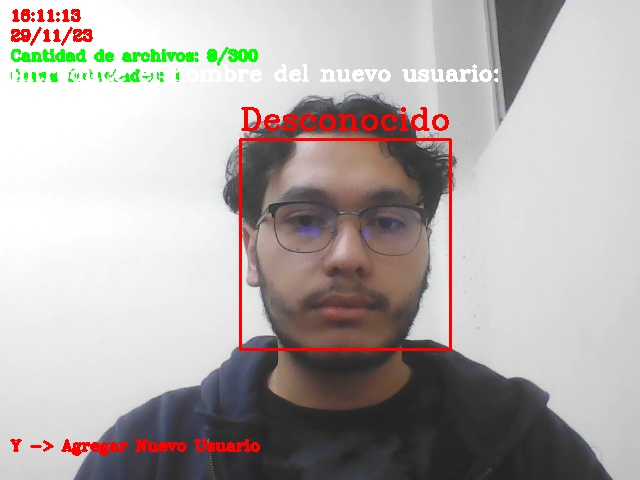
#> input picture Actividades/Caras/train/Eliel/rostro_10.jpg, 640 x 480 px, found by its file name; its folder holds only this picture in this run
$ python face_trained.py
#> lines starting #> are read from the running program, lines starting #| are printed output that depends on the picture
import os
import cv2 as cv
import numpy as np

print("cargando....")
DIR = r'C:/Users/Eliel/OneDrive/Documentos/Universidad/Lenguaje_C/Lenguaje_C/Actividades/Caras/train'
people = [person for person in os.listdir(DIR) if os.path.isdir(os.path.join(DIR, person))]

haar_cascade = cv.CascadeClassifier('haar_face.xml')

features = []
labels = []

def create_train():
    global people

    for person in os.listdir(DIR):
        print(f'Entrenando para: {person}')
        if os.path.isdir(os.path.join(DIR, person)) and person not in people:
            people.append(person)

        path = os.path.join(DIR, person)
        label = people.index(person)

        for img in os.listdir(path):
            img_path = os.path.join(path, img)

            img_array = cv.imread(img_path)
#> img_array is the input picture: shape (480, 640, 3); mean B, G, R 171.7, 173.7, 180.1
            if img_array is None:
                continue

            gray = cv.cvtColor(img_array, cv.COLOR_BGR2GRAY)
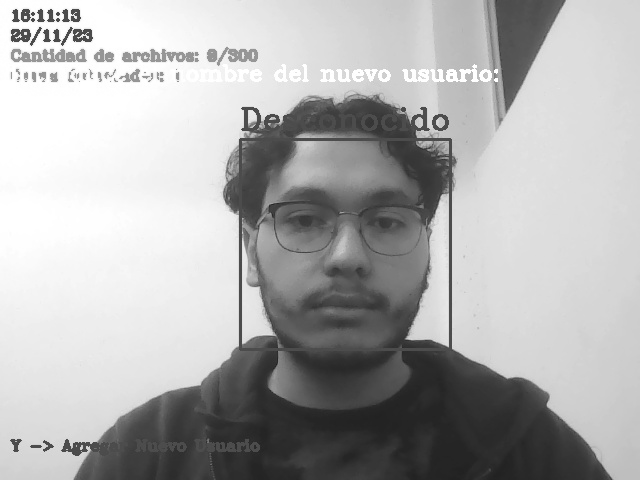
#> gray: shape (480, 640); min 30, max 255, mean 175.4

            faces_rect = haar_cascade.detectMultiScale(gray, scaleFactor=1.1, minNeighbors=4)
#> faces_rect = [[234, 134, 223, 223]]

            for (x, y, w, h) in faces_rect:
                faces_roi = gray[y:y+h, x:x+w]
                features.append(faces_roi)
                labels.append(label)
#> this loop made 1 pass
#> pass 1, in create_train, `faces_roi = gray[y:y+h, x:x+w]`:
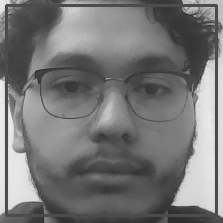
#> faces_roi: shape (223, 223); min 37, max 239, mean 119.1
#> after the loop, features = 1 item; labels = [0]
#> pass 2 of the loop in create_train, `for person in os.listdir(DIR):`:
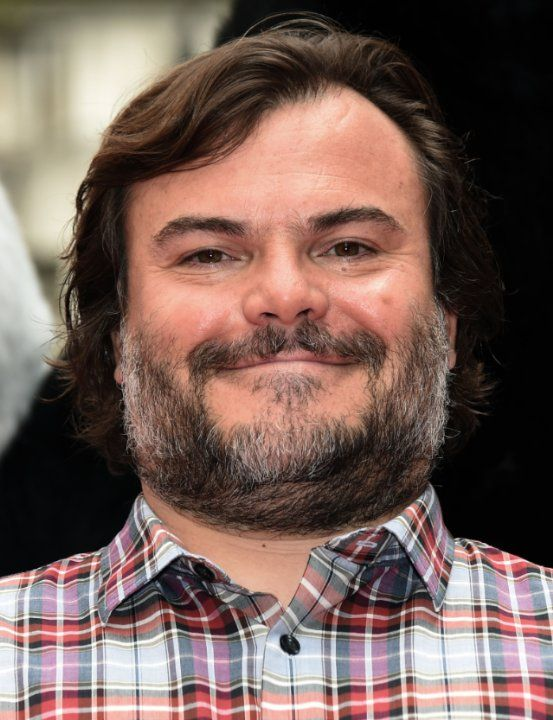
#> input picture Actividades/Caras/train/Jack Black/1.jpg, 553 x 720 px, found by its file name
#> in create_train, img_array is the input picture: shape (720, 553, 3); mean B, G, R 87.7, 95, 117.8
#> in create_train, `gray = cv.cvtColor(img_array, cv.COLOR_BGR2GRAY)`:
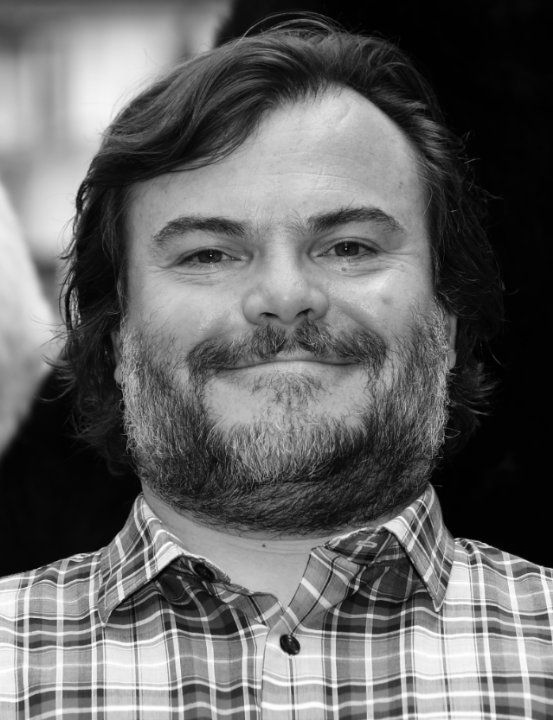
#> gray: shape (720, 553); min 0, max 255, mean 101
#> faces_rect = [[107, 106, 354, 354]]
#> the loop in create_train, `for (x, y, w, h) in faces_rect:` made 1 pass
#> pass 1, in create_train, `faces_roi = gray[y:y+h, x:x+w]`:
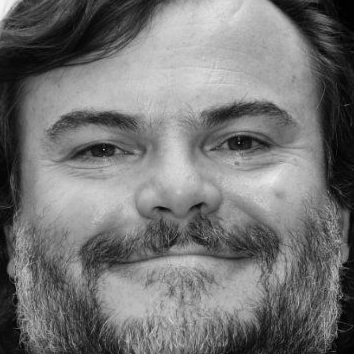
#> faces_roi: shape (354, 354); min 0, max 247, mean 116.3
#> after the loop in create_train, `for (x, y, w, h) in faces_rect:`: features = 2 items; labels = [0, 1]

create_train()
print('Entrenamiento finalizado ---------------')

features = np.array(features, dtype='object')
labels = np.array(labels)

face_recognizer = cv.face.LBPHFaceRecognizer_create()

face_recognizer.train(features, labels)

face_recognizer.save('face_trained.yml')
np.save('features.npy', features)
np.save('labels.npy', labels)

def get_people_list():
    return people
